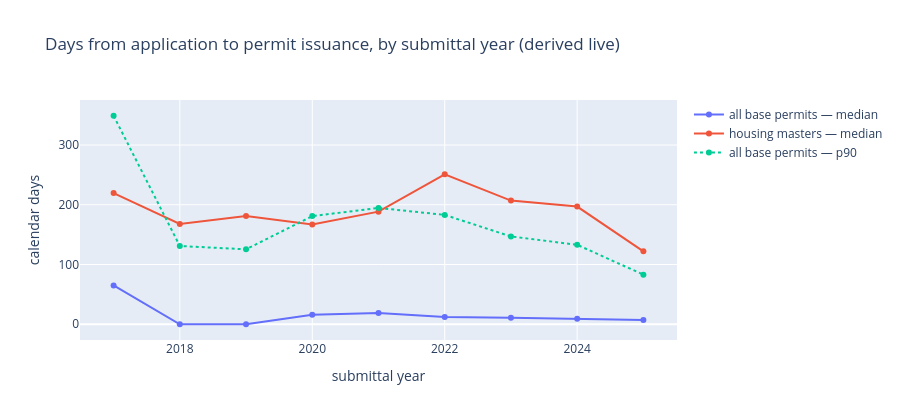

The code cell stored with this chart in its notebook:
### Code cell
import plotly.graph_objects as go
fig = go.Figure()
fig.add_scatter(x=trend.index, y=trend.all_median, name='all base permits — median', mode='lines+markers')
fig.add_scatter(x=trend.index, y=trend.housing_median, name='housing masters — median', mode='lines+markers')
fig.add_scatter(x=trend.index, y=trend.all_p90, name='all base permits — p90', mode='lines+markers', line=dict(dash='dot'))
fig.update_layout(title='Days from application to permit issuance, by submittal year (derived live)',
                  xaxis_title='submittal year', yaxis_title='calendar days', height=420)
fig.show()

### Figure 1 — Plotly figure (JSON) as saved in the notebook; plotly's stock layout.template omitted (floating-point values rounded to 4 significant figures)
{"data": [{"mode": "lines+markers", "name": "all base permits — median", "type": "scatter", "x": [2017, 2018, 2019, 2020, 2021, 2022, 2023, 2024, 2025], "y": [65.0, 0.0, 0.0, 16.0, 19.0, 12.0, 11.0, 9.0, 7.0]}, {"mode": "lines+markers", "name": "housing masters — median", "type": "scatter", "x": [2017, 2018, 2019, 2020, 2021, 2022, 2023, 2024, 2025], "y": [219.5, 168.0, 181.0, 167.0, 188.5, 251.0, 207.0, 197.0, 122.0]}, {"line": {"dash": "dot"}, "mode": "lines+markers", "name": "all base permits — p90", "type": "scatter", "x": [2017, 2018, 2019, 2020, 2021, 2022, 2023, 2024, 2025], "y": [349.0, 131.0, 125.4, 181.0, 194.7, 183.0, 147.0, 133.0, 83.0]}], "layout": {"height": 420, "title": {"text": "Days from application to permit issuance, by submittal year (derived live)"}, "xaxis": {"title": {"text": "submittal year"}}, "yaxis": {"title": {"text": "calendar days"}}}}
